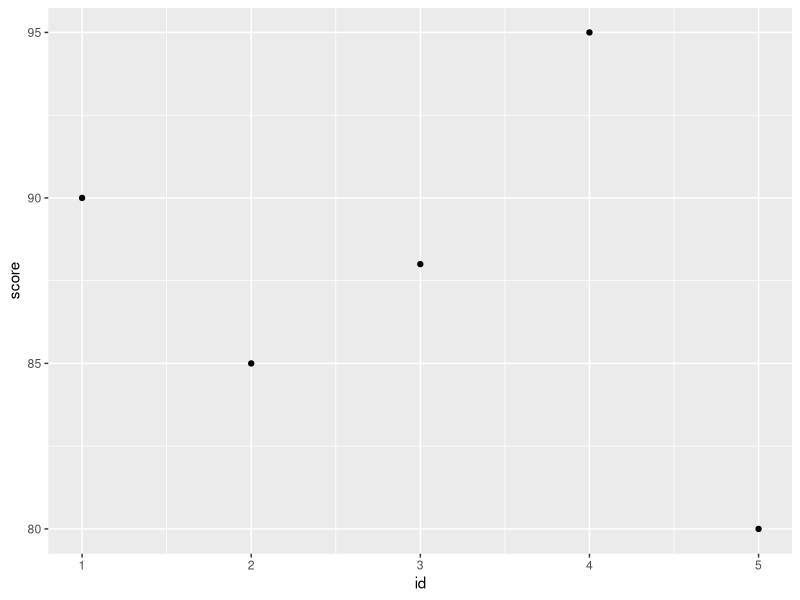
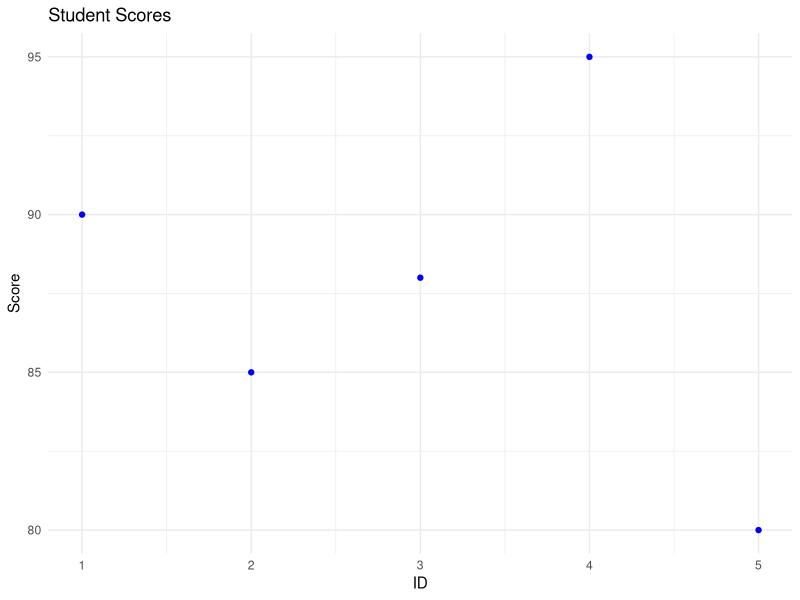
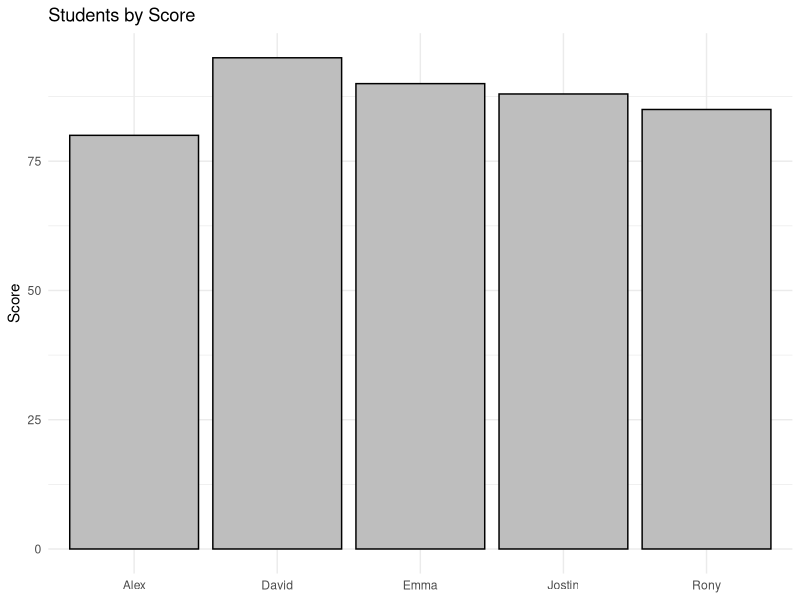

Generate these figures, in order, with R:
## ---- chunk 1
knitr::opts_chunk$set(echo = TRUE)
library(tidyverse)
## ---- chunk 2
x <- 2 + 2
x
## ---- chunk 3
my_vector <- c(1, 2, 3, 4, 5)
my_vector
## ---- chunk 4
my_data_frame <- data.frame(
  id = 1:5,
  name = c("Emma", "Rony", "Jostin", "David", "Alex"),
  score = c(90, 85, 88, 95, 80)
)

my_data_frame
## ---- chunk 5
result <- sum(c(1, 2, 3, 4, 5))
result
## ---- chunk 6
c(1, 2, 3, 4, 5) %>%
  sum() 
## ---- chunk 7
filtered_data <- my_data_frame %>%
  filter(score > 85) %>%
  select(name, score)
## ---- chunk 8
# Add a new column 'passed' with boolean values: TRUE if score >= 85, FALSE otherwise
my_data_frame <- my_data_frame %>%
  mutate(passed = score >= 85)

my_data_frame
## ---- chunk 9
# Standardize the 'score' column
my_data_frame <- my_data_frame %>%
  mutate(score_standardized = (score - mean(score)) / sd(score))

my_data_frame

## ---- chunk 10
# Add a grade column based on standardized scores
my_data_frame <- my_data_frame %>%
  mutate(
    score_standardized = (score - mean(score)) / sd(score),
    grade = case_when(
      score_standardized >= 1  ~ "A",
      score_standardized >= 0  ~ "B",
      score_standardized < 0   ~ "C"
    )
  )

my_data_frame
## ---- chunk 11
average_score <- my_data_frame %>%
  summarise(mean_score = mean(score))

average_score
## ---- chunk 12
my_data_frame <- my_data_frame %>%
  mutate(class = if_else(id %% 2 == 0, "A", "B"))

my_data_frame
## ---- chunk 13
average_score_by_class <- my_data_frame %>%
  group_by(class) %>%
  summarise(mean_score = mean(score))

average_score_by_class
## ---- chunk 14
summary_statistics <- my_data_frame %>%
  summarise(
    mean_score = mean(score),
    median_score = median(score),
    sd_score = sd(score)
  )

summary_statistics
## ---- chunk 15
my_data_frame_with_mean <- my_data_frame %>%
  mutate(mean_score = mean(score))

my_data_frame_with_mean
## ---- chunk 16
ggplot(my_data_frame, aes(x = id, y = score)) +
  geom_point()
## ---- chunk 17
ggplot(my_data_frame, aes(x = id, y = score)) +
  geom_point(color = "blue") +
  labs(title = "Student Scores", x = "ID", y = "Score") +
  theme_minimal()
## ---- chunk 18
ggplot(my_data_frame, aes(y = score, x = as.factor(name))) +
  geom_col(color = "black", fill = "grey") +
  labs(title = "Students by Score", x = NULL, y = "Score") +
  theme_minimal()
